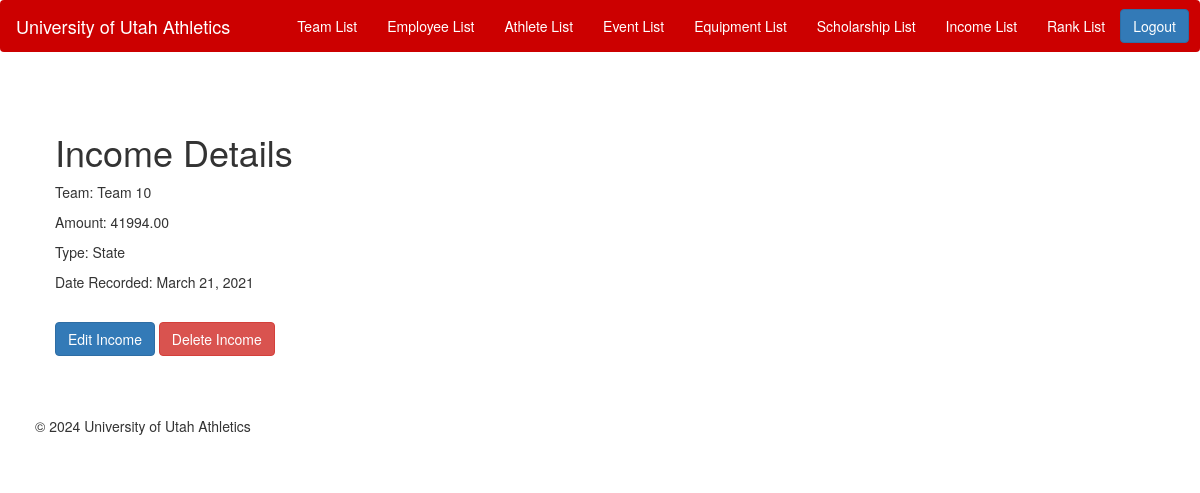
/athletics/income/details/2/, run on the app's committed database.
### athletics/models.py (models this page shows)
class Income(models.Model):
    income_type_choices = [
        ('DN', 'Donation'),
        ('GR', 'Grant'),
        ('FN', 'Fundraiser'),
    ]
    income_id=models.AutoField(primary_key=True)
    team = models.ForeignKey(Team, on_delete=models.CASCADE)
    type = models.CharField(max_length=15, choices=income_type_choices)
    amount = models.DecimalField(max_digits=10, decimal_places=2)
    date_recorded = models.DateField()

class Team(models.Model):
    team_id = models.AutoField(primary_key=True)
    team_name = models.CharField(max_length=100)
    type = models.CharField(max_length=50)
    email = models.CharField(max_length=50)
    established_date = models.DateField()
    employees = models.ManyToManyField('Employee', related_name='teams_associated', blank=True)
    def __str__(self):
        return self.team_name

### athletics/views.py (the view)
# urls.py: path('income/details/<int:pk>/', views.IncomeDetails.as_view(), name='income-details'),
class IncomeDetails(DetailView):
    model = Income
    template_name = 'income_details.html'

### athletics/templates/income_details.html (shortened to what this page needs)
{% extends 'base.html' %}
{% block content %}
<div class="container">
    <div class="row">
        <div class="col-md-6 offset-md-3">
            <h1 class="mt-4">Income Details</h1>
            <p>Team: {{ object.team }}</p>
            <p>Amount: {{ object.amount }}</p>
            <p>Type: {{ object.get_type_display }}</p>
            <p>Date Recorded: {{ object.date_recorded }}</p>
            <br>
            <a href="/athletics/income/edit/{{ object.pk }}/" class="btn btn-primary">Edit Income</a>
            <a href="/athletics/income/delete/{{ object.pk }}/" class="btn btn-danger">Delete Income</a>
        </div>
    </div>
</div>
{% endblock %}

### athletics/static/css/styles.css (style rules this page uses)
body { background-color: #FFFFFF; }
.container { padding: 20px; }

### data on the page
Income: team "Team 10", amount "41994.00", type "State", date_recorded "March 21, 2021"
